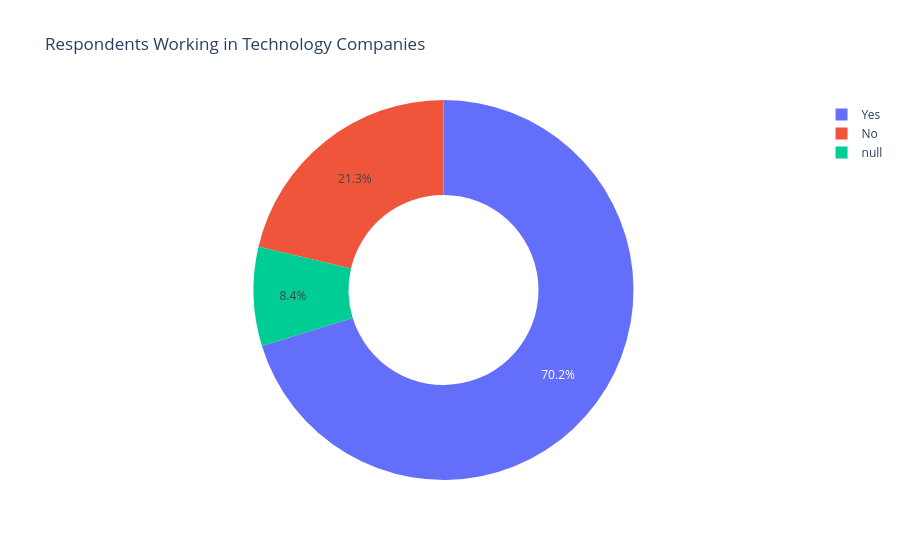

The cell this chart's notebook holds for it:
### Markdown cell above
## Technology Company Representation

Since the OSMI survey primarily targets the technology sector, it is important to understand how many respondents work within technology companies.

This provides context for interpreting workplace policies and mental health support.

### Code cell
tech = (
    df["tech_company"]
    .value_counts(dropna=False)
    .reset_index()
)

tech.columns = ["Technology Company", "Count"]

fig = px.pie(
    tech,
    names="Technology Company",
    values="Count",
    hole=0.5,
    title="Respondents Working in Technology Companies"
)

fig.show()

### Figure 1 — Plotly figure (JSON) as saved in the notebook; plotly's stock layout.template omitted (floating-point values rounded to 4 significant figures)
{"data": [{"domain": {"x": [0, 1], "y": [0, 1]}, "hole": 0.5, "hovertemplate": "Technology Company=%{label}<br>Count=%{value}<extra></extra>", "labels": ["Yes", "No", null], "legendgroup": "", "name": "", "showlegend": true, "type": "pie", "values": [2165, 658, 259]}], "layout": {"legend": {"tracegroupgap": 0}, "title": {"text": "Respondents Working in Technology Companies"}}}
